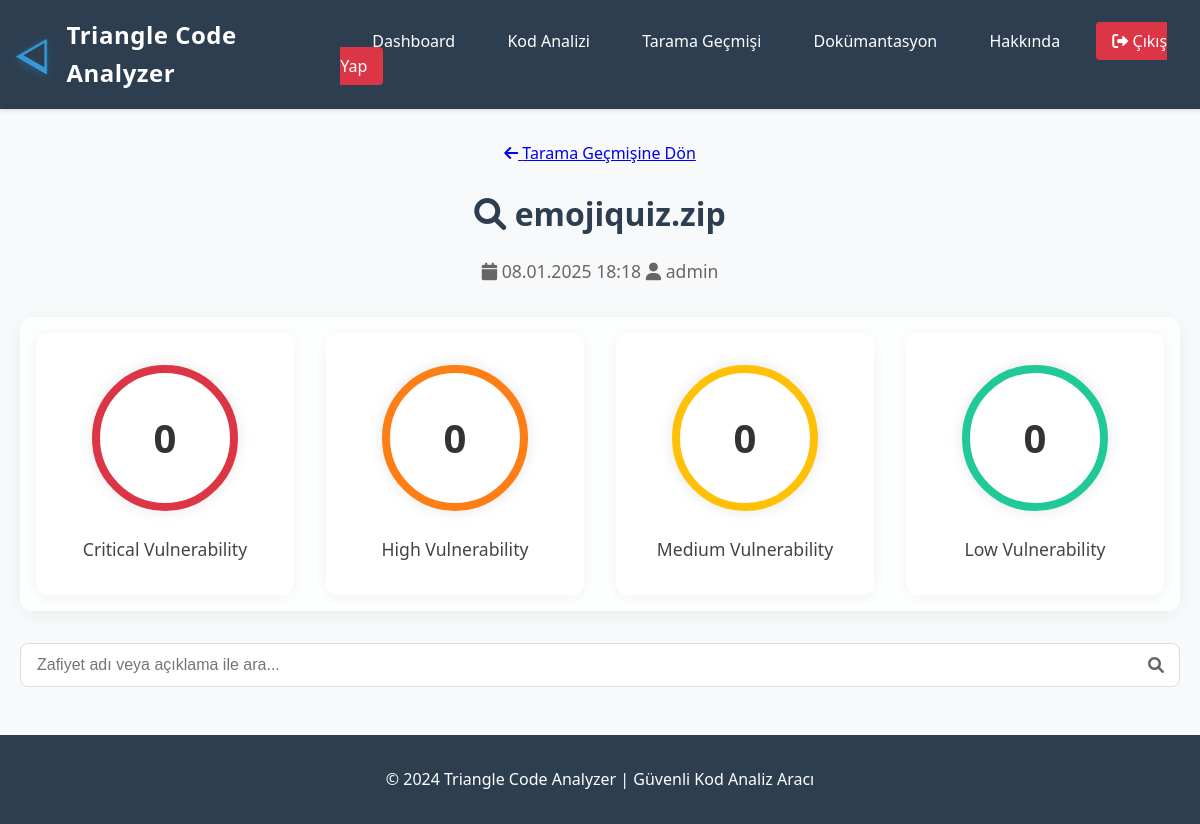
The page /scan/2 (signed in) on the database its author committed.
### tables this page shows
CREATE TABLE scans (
            id INTEGER PRIMARY KEY AUTOINCREMENT,
            user_id INTEGER NOT NULL,
            scan_date TIMESTAMP DEFAULT CURRENT_TIMESTAMP,
            file_name TEXT NOT NULL,
            total_files INTEGER NOT NULL,
            critical_count INTEGER DEFAULT 0,
            high_count INTEGER DEFAULT 0,
            medium_count INTEGER DEFAULT 0,
            low_count INTEGER DEFAULT 0,
            FOREIGN KEY (user_id) REFERENCES users(id)
        );

CREATE TABLE users (
            id INTEGER PRIMARY KEY AUTOINCREMENT,
            username TEXT UNIQUE NOT NULL,
            password TEXT NOT NULL,
            role TEXT NOT NULL,
            created_at TIMESTAMP DEFAULT CURRENT_TIMESTAMP
        );

### app.py (the view)
@app.route('/scan/<int:scan_id>')
@login_required
def scan_detail(scan_id):
    db = get_db()
    try:
        scan = db.execute('''
            SELECT s.*, u.username, datetime(s.scan_date) as scan_date
            FROM scans s
            JOIN users u ON s.user_id = u.id
            WHERE s.id = ? AND u.username = ?
        ''', (scan_id, session['user'])).fetchone()
        if not scan:
            return redirect(url_for('scan_history'))
        scan = dict(scan)
        scan['scan_date'] = datetime.strptime(scan['scan_date'], '%Y-%m-%d %H:%M:%S')
        vulnerabilities = db.execute('''
            SELECT * FROM vulnerabilities
            WHERE scan_id = ?
            ORDER BY
                CASE severity
                    WHEN 'CRITICAL' THEN 1
                    WHEN 'HIGH' THEN 2
                    WHEN 'MEDIUM' THEN 3
                    WHEN 'LOW' THEN 4
                END
        ''', (scan_id,)).fetchall()
        vulnerabilities = [dict(vuln) for vuln in vulnerabilities]
        for vuln in vulnerabilities:
            if vuln.get('code_context'):
                vuln['code_context'] = json.loads(vuln['code_context'])
        return render_template('scan_detail.html', scan=scan, vulnerabilities=vulnerabilities)
    except Exception as e:
        print("Hata:", str(e))
        return redirect(url_for('scan_history'))

### app.py (called while the page is built)
def login_required(f):
    @wraps(f)
    def decorated_function(*args, **kwargs):
        if 'user' not in session:
            return redirect(url_for('login'))
        return f(*args, **kwargs)
    return decorated_function

def get_db():
    db = getattr(g, '_database', None)
    if db is None:
        db = g._database = sqlite3.connect(DATABASE)
        db.row_factory = sqlite3.Row
    return db

@app.before_request
def before_request():
    if not session.get('user'):
        if request.endpoint and request.endpoint != 'login' and \
           not request.endpoint.startswith('static'):
            return redirect(url_for('login'))

### templates/scan_detail.html (shortened to what this page needs)
{% extends 'base.html' %}
{% block content %}
<div class="container">
    <div class="scan-detail-section">
        <div class="section-header">
            <a href="{{ url_for('scan_history') }}" class="back-link">
                <i class="fas fa-arrow-left"></i> Tarama Geçmişine Dön
            </a>
            <h1>
                <i class="fas fa-search"></i>
                {{ scan.file_name }}
            </h1>
            <p class="scan-meta">
                <span><i class="fas fa-calendar"></i> {{ scan.scan_date.strftime('%d.%m.%Y %H:%M') }}</span>
                <span><i class="fas fa-user"></i> {{ scan.username }}</span>
            </p>
        </div>
        <div class="stats-overview">
            <div class="stat-card critical">
                <div class="stat-circle">
                    <span class="stat-number">{{ scan.critical_count }}</span>
                </div>
                <h3>Critical Vulnerability</h3>
            </div>
            <div class="stat-card high">
                <div class="stat-circle">
                    <span class="stat-number">{{ scan.high_count }}</span>
                </div>
                <h3>High Vulnerability</h3>
            </div>
            <div class="stat-card medium">
                <div class="stat-circle">
                    <span class="stat-number">{{ scan.medium_count }}</span>
                </div>
                <h3>Medium Vulnerability</h3>
            </div>
            <div class="stat-card low">
                <div class="stat-circle">
                    <span class="stat-number">{{ scan.low_count }}</span>
                </div>
                <h3>Low Vulnerability</h3>
            </div>
        </div>
        <div class="search-bar">
            <input type="text" id="searchInput" placeholder="Zafiyet adı veya açıklama ile ara...">
            <i class="fas fa-search"></i>
        </div>
    </div>
</div>
{% endblock %}

### static/style.css (style rules this page uses)
:root { --primary-color: #2c3e50; --secondary-color: #3498db; --success-color: #2ecc71; --warning-color: #f1c40f; --danger-color: #e74c3c; --light-bg: #f8f9fa; --dark-bg: #2c3e50; --text-color: #333; --light-text: #fff; --accent-color: #e74c3c; --triangle-color: #3498db; --triangle-shadow: rgba(52, 152, 219, 0.3); }
body { font-family: 'Segoe UI', Tahoma, Geneva, Verdana, sans-serif; line-height: 1.6; margin: 0; padding: 0; background-color: var(--light-bg); color: var(--text-color); }
.container { max-width: 1200px; margin: 2rem auto; padding: 0 20px; }
.section-header { text-align: center; margin-bottom: 2rem; }
.section-header h1 { color: var(--primary-color); margin-bottom: 0.5rem; }
.section-header p { color: #666; font-size: 1.1rem; }
.search-bar { position: relative; margin: 2rem 0; max-width: 100%; display: flex; align-items: center; }
.search-bar input { width: 100%; padding: 0.75rem 2.5rem 0.75rem 1rem; border: 1px solid #ddd; border-radius: 8px; font-size: 1rem; background-color: white; transition: border-color 0.3s, box-shadow 0.3s; }
.search-bar i { position: absolute; right: 1rem; color: #666; }
.stats-overview { display: flex; justify-content: space-around; gap: 2rem; margin: 2rem 0; padding: 1rem; background: rgba(255, 255, 255, 0.8); border-radius: 12px; box-shadow: 0 4px 20px rgba(0,0,0,0.05); }
.stat-card { text-align: center; padding: 2rem; border-radius: 12px; background: white; box-shadow: 0 2px 15px rgba(0,0,0,0.05); flex: 1; transition: transform 0.2s; }
.stat-circle { width: 130px; height: 130px; border-radius: 50%; display: flex; align-items: center; justify-content: center; margin: 0 auto 1.5rem; border: 8px solid; box-shadow: 0 0 15px rgba(0,0,0,0.1); transition: all 0.3s; }
.stat-card.critical .stat-circle { border-color: #dc3545; }
.stat-card.high .stat-circle { border-color: #fd7e14; }
.stat-card.medium .stat-circle { border-color: #ffc107; }
.stat-card.low .stat-circle { border-color: #20c997; }
.stat-number { font-size: 2.5rem; font-weight: bold; font-family: 'Segoe UI', sans-serif; }
.stat-card h3 { margin: 0; color: #444; font-size: 1.1rem; font-weight: 500; }

### rows shown on the page
scans: file_name "emojiquiz.zip", critical_count "0", high_count "0", medium_count "0", low_count "0"
users: username "admin"

### other values the page prints
{{ scan.scan_date.strftime('%d.%m.%Y %H:%M') }} "08.01.2025 18:18"
